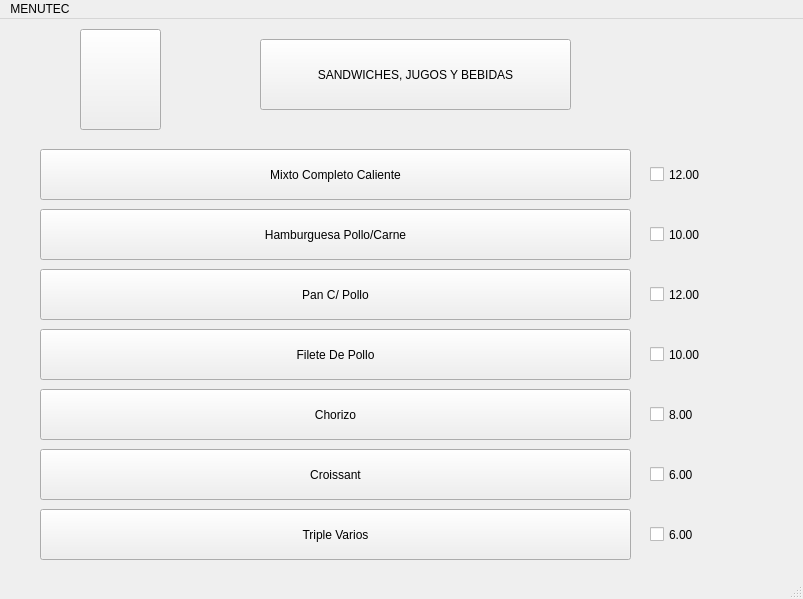
<?xml version="1.0" encoding="UTF-8"?>
<ui version="4.0">
 <class>panesWindow</class>
 <widget class="QMainWindow" name="panesWindow">
  <property name="geometry">
   <rect>
    <x>0</x>
    <y>0</y>
    <width>803</width>
    <height>599</height>
   </rect>
  </property>
  <property name="windowTitle">
   <string>MainWindow</string>
  </property>
  <widget class="QWidget" name="centralwidget">
   <widget class="QCheckBox" name="checkBox_4">
    <property name="geometry">
     <rect>
      <x>650</x>
      <y>320</y>
      <width>101</width>
      <height>31</height>
     </rect>
    </property>
    <property name="text">
     <string>10.00</string>
    </property>
   </widget>
   <widget class="QCheckBox" name="checkBox_6">
    <property name="geometry">
     <rect>
      <x>650</x>
      <y>440</y>
      <width>101</width>
      <height>31</height>
     </rect>
    </property>
    <property name="text">
     <string>6.00</string>
    </property>
   </widget>
   <widget class="QCheckBox" name="checkBox_5">
    <property name="geometry">
     <rect>
      <x>650</x>
      <y>380</y>
      <width>101</width>
      <height>31</height>
     </rect>
    </property>
    <property name="text">
     <string>8.00</string>
    </property>
   </widget>
   <widget class="QCheckBox" name="checkBox">
    <property name="geometry">
     <rect>
      <x>650</x>
      <y>140</y>
      <width>101</width>
      <height>31</height>
     </rect>
    </property>
    <property name="text">
     <string>12.00</string>
    </property>
   </widget>
   <widget class="QCheckBox" name="checkBox_2">
    <property name="geometry">
     <rect>
      <x>650</x>
      <y>200</y>
      <width>101</width>
      <height>31</height>
     </rect>
    </property>
    <property name="text">
     <string>10.00</string>
    </property>
   </widget>
   <widget class="QPushButton" name="btnMixto0">
    <property name="geometry">
     <rect>
      <x>40</x>
      <y>130</y>
      <width>591</width>
      <height>51</height>
     </rect>
    </property>
    <property name="text">
     <string>Mixto Completo Caliente</string>
    </property>
   </widget>
   <widget class="QCheckBox" name="checkBox_3">
    <property name="geometry">
     <rect>
      <x>650</x>
      <y>260</y>
      <width>101</width>
      <height>31</height>
     </rect>
    </property>
    <property name="text">
     <string>12.00</string>
    </property>
   </widget>
   <widget class="QPushButton" name="btnChorizo0">
    <property name="geometry">
     <rect>
      <x>40</x>
      <y>370</y>
      <width>591</width>
      <height>51</height>
     </rect>
    </property>
    <property name="text">
     <string>Chorizo</string>
    </property>
   </widget>
   <widget class="QPushButton" name="btnFilete0">
    <property name="geometry">
     <rect>
      <x>40</x>
      <y>310</y>
      <width>591</width>
      <height>51</height>
     </rect>
    </property>
    <property name="text">
     <string>Filete De Pollo</string>
    </property>
   </widget>
   <widget class="QPushButton" name="btnPan0">
    <property name="geometry">
     <rect>
      <x>40</x>
      <y>250</y>
      <width>591</width>
      <height>51</height>
     </rect>
    </property>
    <property name="text">
     <string>Pan C/ Pollo</string>
    </property>
   </widget>
   <widget class="QPushButton" name="btnHamburguesa0">
    <property name="geometry">
     <rect>
      <x>40</x>
      <y>190</y>
      <width>591</width>
      <height>51</height>
     </rect>
    </property>
    <property name="text">
     <string>Hamburguesa Pollo/Carne</string>
    </property>
   </widget>
   <widget class="QPushButton" name="btnTriple0">
    <property name="geometry">
     <rect>
      <x>40</x>
      <y>490</y>
      <width>591</width>
      <height>51</height>
     </rect>
    </property>
    <property name="text">
     <string>Triple Varios</string>
    </property>
   </widget>
   <widget class="QPushButton" name="btnCroissant0">
    <property name="geometry">
     <rect>
      <x>40</x>
      <y>430</y>
      <width>591</width>
      <height>51</height>
     </rect>
    </property>
    <property name="text">
     <string>Croissant</string>
    </property>
   </widget>
   <widget class="QCheckBox" name="checkBox_7">
    <property name="geometry">
     <rect>
      <x>650</x>
      <y>500</y>
      <width>101</width>
      <height>31</height>
     </rect>
    </property>
    <property name="text">
     <string>6.00</string>
    </property>
   </widget>
   <widget class="QPushButton" name="btnPanes0">
    <property name="geometry">
     <rect>
      <x>260</x>
      <y>20</y>
      <width>311</width>
      <height>71</height>
     </rect>
    </property>
    <property name="text">
     <string>SANDWICHES, JUGOS Y BEBIDAS</string>
    </property>
    <property name="icon">
     <iconset>
      <normaloff>../../.designer/backup/UTEC.png</normaloff>../../.designer/backup/UTEC.png</iconset>
    </property>
   </widget>
   <widget class="QPushButton" name="btnIzquierda5">
    <property name="geometry">
     <rect>
      <x>80</x>
      <y>10</y>
      <width>81</width>
      <height>101</height>
     </rect>
    </property>
    <property name="text">
     <string/>
    </property>
    <property name="icon">
     <iconset>
      <normaloff>../../.designer/backup/flecha-hacia-la-izquierda-antes-de-icono-4330-128.png</normaloff>../../.designer/backup/flecha-hacia-la-izquierda-antes-de-icono-4330-128.png</iconset>
    </property>
    <property name="iconSize">
     <size>
      <width>100</width>
      <height>100</height>
     </size>
    </property>
   </widget>
  </widget>
  <widget class="QMenuBar" name="menubar">
   <property name="geometry">
    <rect>
     <x>0</x>
     <y>0</y>
     <width>803</width>
     <height>25</height>
    </rect>
   </property>
   <widget class="QMenu" name="menuMENUTEC">
    <property name="title">
     <string>MENUTEC</string>
    </property>
   </widget>
   <addaction name="menuMENUTEC"/>
  </widget>
  <widget class="QStatusBar" name="statusbar"/>
 </widget>
 <resources/>
 <connections/>
</ui>
